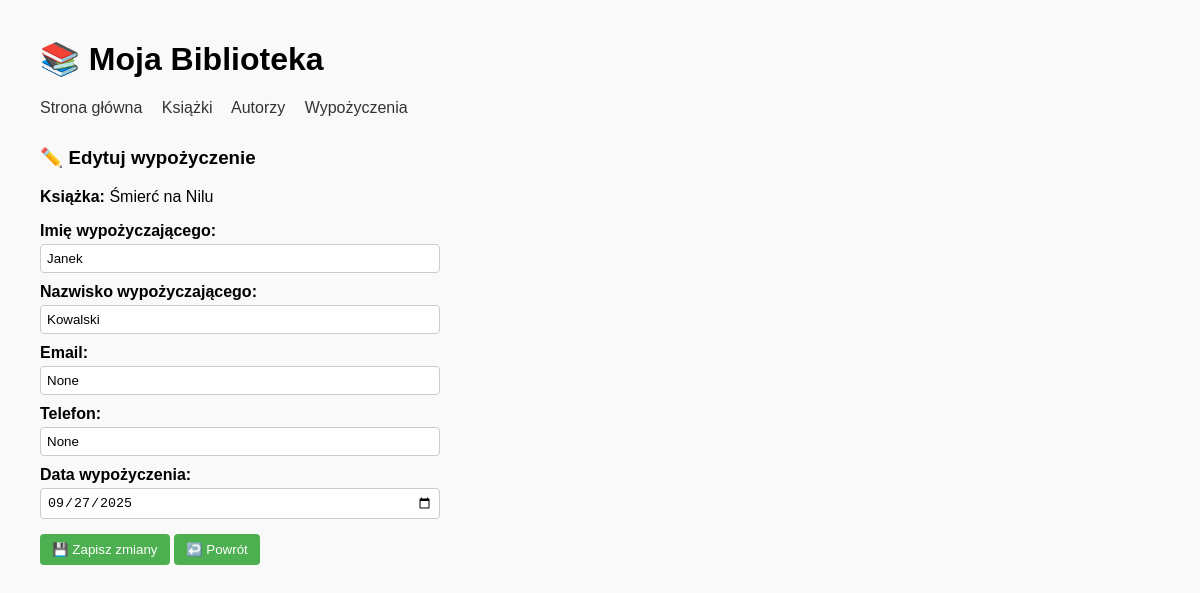
The app's page /borrowings/edit/1 with its own data.
### app/models.py (models this page shows, shortened)
class Book(db.Model):
    __tablename__ = "books"
    id = db.Column(db.Integer, primary_key=True)
    author_id = db.Column(db.Integer, db.ForeignKey("authors.id"), nullable=False)
    title = db.Column(db.String(200), nullable=False)
    genre = db.Column(db.String(100))
    available = db.Column(db.Boolean, default=True)
    borrowings = db.relationship("Borrowings", backref="book", lazy="dynamic")

class Borrowings(db.Model):
    __tablename__ = "borrowings"
    id = db.Column(db.Integer, primary_key=True)
    book_id = db.Column(db.Integer, db.ForeignKey("books.id"), nullable=False)
    borrower_name = db.Column(db.String(100), nullable=False)
    borrower_surname = db.Column(db.String(100), nullable=False)
    borrow_date = db.Column(db.DateTime, default=datetime.utcnow)
    return_date = db.Column(db.DateTime, nullable=True)
    email = db.Column(db.String(120), nullable=True)
    phone = db.Column(db.String(20), nullable=True)

### app/routes.py (the view, shortened to what this page needs)
@app.route("/borrowings/edit/<int:borrowing_id>", methods=["GET", "POST"])
def edit_borrowing(borrowing_id):
    borrowing = Borrowings.query.get_or_404(borrowing_id)
    return render_template("edit_borrowing.html", borrowing=borrowing)

### app/templates/edit_borrowing.html (shortened to what this page needs)
{% extends "base.html" %}
{% block content %}
<h3>✏️ Edytuj wypożyczenie</h3>
<form method="POST">
    <p><strong>Książka:</strong> {{ borrowing.book.title }}</p>
    <label for="borrower_name">Imię wypożyczającego:</label>
    <input type="text" name="borrower_name" value="{{ borrowing.borrower_name }}" required><br>
    <label for="borrower_surname">Nazwisko wypożyczającego:</label>
    <input type="text" name="borrower_surname" value="{{ borrowing.borrower_surname }}" required><br>
    <label for="email">Email:</label>
    <input type="email" name="email" value="{{ borrowing.email }}"><br>
    <label for="phone">Telefon:</label>
    <input type="text" name="phone" value="{{ borrowing.phone }}"><br>
    <label for="borrow_date">Data wypożyczenia:</label>
    <input type="date" name="borrow_date" value="{{ borrowing.borrow_date.strftime('%Y-%m-%d') }}"><br>
    <button type="submit">💾 Zapisz zmiany</button>
    <a href="{{ url_for('borrowings') }}"><button type="button">↩️ Powrót</button></a>
</form>
{% endblock %}

### app/static/style.css (style rules this page uses)
body { font-family: Arial, sans-serif; margin: 40px; background-color: #f9f9f9; }
form:not(.filter-row) { max-width: 400px; margin-bottom: 30px; }
form label { display: block; margin-top: 10px; font-weight: bold; }
form input, form select { width: 100%; padding: 6px; margin-top: 4px; box-sizing: border-box; border: 1px solid #ccc; border-radius: 4px; }
form button { margin-top: 15px; padding: 8px 12px; background-color: #4CAF50; color: white; border: none; border-radius: 4px; cursor: pointer; }

### records on screen
Book: book "Śmierć na Nilu"
Borrowings: borrower_name "Janek", borrower_surname "Kowalski", email "None", phone "None", borrow_date "09/27/2025"
